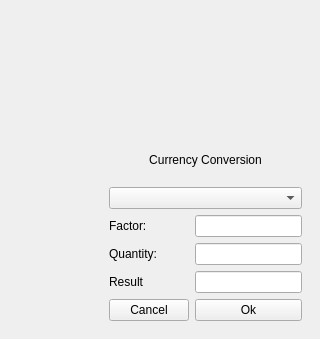
      <widget class="QWidget" name="page_Adds">
       <widget class="QFrame" name="frameCurrency">
        <property name="geometry">
         <rect>
          <x>100</x>
          <y>130</y>
          <width>211</width>
          <height>200</height>
         </rect>
        </property>
        <property name="frameShape">
         <enum>QFrame::NoFrame</enum>
        </property>
        <property name="frameShadow">
         <enum>QFrame::Raised</enum>
        </property>
        <layout class="QGridLayout" name="gridLayout_3">
         <item row="0" column="0" colspan="2">
          <widget class="QLabel" name="label_15">
           <property name="text">
            <string>Currency Conversion</string>
           </property>
           <property name="alignment">
            <set>Qt::AlignCenter</set>
           </property>
          </widget>
         </item>
         <item row="1" column="0" colspan="2">
          <widget class="QComboBox" name="comboCurrency"/>
         </item>
         <item row="2" column="0">
          <widget class="QLabel" name="label_12">
           <property name="text">
            <string>Factor:</string>
           </property>
          </widget>
         </item>
         <item row="2" column="1">
          <widget class="QLineEdit" name="editConvFactor">
           <property name="readOnly">
            <bool>true</bool>
           </property>
          </widget>
         </item>
         <item row="3" column="0">
          <widget class="QLabel" name="label_13">
           <property name="text">
            <string>Quantity:</string>
           </property>
          </widget>
         </item>
         <item row="3" column="1">
          <widget class="QLineEdit" name="editConvQty"/>
         </item>
         <item row="4" column="0">
          <widget class="QLabel" name="label_14">
           <property name="text">
            <string>Result</string>
           </property>
          </widget>
         </item>
         <item row="4" column="1">
          <widget class="QLineEdit" name="editConvResult">
           <property name="readOnly">
            <bool>true</bool>
           </property>
          </widget>
         </item>
         <item row="5" column="0">
          <widget class="QPushButton" name="btnConvCancel">
           <property name="text">
            <string>Cancel</string>
           </property>
          </widget>
         </item>
         <item row="5" column="1">
          <widget class="QPushButton" name="btnConvOk">
           <property name="text">
            <string>Ok</string>
           </property>
          </widget>
         </item>
        </layout>
       </widget>
      </widget>
